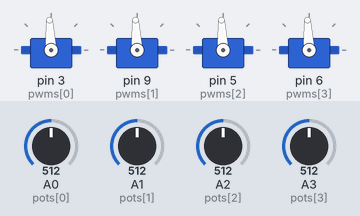
Recording of a sketch running on a simulated Arduino Uno, built with avr-gcc and run on an emulated ATmega328P. Shown: 4 × servo. The inputs (shaded band) are chosen by the test bench; at power-on: A0 (pots[0]) = 512, A1 (pots[1]) = 512, A2 (pots[2]) = 512, A3 (pots[3]) = 512.

Above: at 1.2 s.
1.3 s: A0 (pots[0]) set to 716
At 2.5 s:
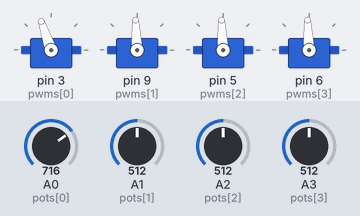
2.8 s: A1 (pots[1]) set to 716
At 3.7 s:
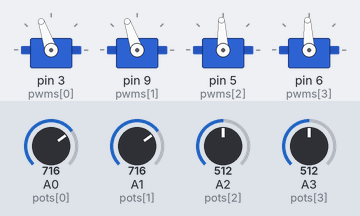
4.3 s: A2 (pots[2]) set to 716
At 4.8 s:
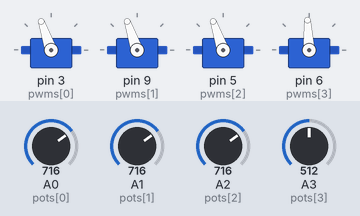
5.8 s: A3 (pots[3]) set to 716
At 7.0 s:
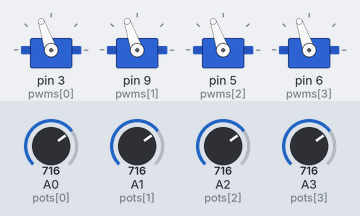
7.3 s: A0 (pots[0]) set to 992
At 8.3 s:
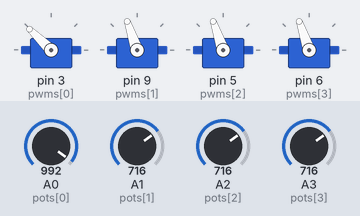
8.8 s: A1 (pots[1]) set to 992
At 9.4 s:
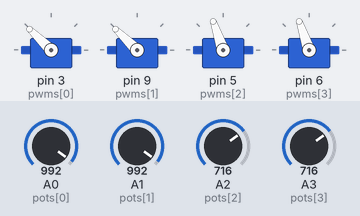
Timing chart, 0 to 11.3 s (numbered marks = the images above; inputs shaded):
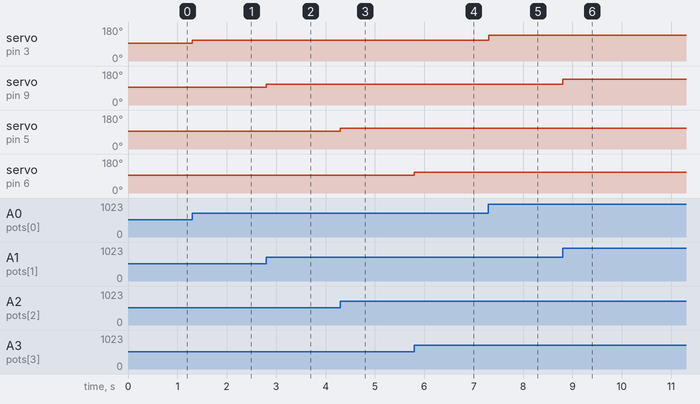

Measured:
- after the input at 1.3 s, servo on pin 3 (pwms[0]): 93° → 109° at once
- after the input at 2.8 s, servo on pin 9 (pwms[1]): 93° → 109° at once
- after the input at 4.3 s, servo on pin 5 (pwms[2]): 93° → 109° at once
- after the input at 5.8 s, servo on pin 6 (pwms[3]): 93° → 109° at once
- after the input at 7.3 s, servo on pin 3 (pwms[0]): 109° → 136° at once
- after the input at 8.8 s, servo on pin 9 (pwms[1]): 109° → 136° at once

The sketch:

controls.ino
```cpp
#include <Servo.h>

const int n = 4;

const int minVal = 1000;
const int midVal = 1500;
const int maxVal = 2000;
const int width = 25;

int pots[] = {A0, A1, A2, A3};  // A0 A1
int pwms[] = {3, 9, 5, 6};      // 3 5
int mids[] = {512, 512, 512, 512};
bool hasStarted[] = {false, false, false, false};
Servo outputs[n];

void setup() {
  for (int i = 0; i < n; i++) {
    pinMode(pots[i], INPUT);
    outputs[i].attach(pwms[i]);
  }
}

int deadband(int potVal, int potID) {
  int inputMid = mids[potID];  // mid point for the specified potentiometer
  int slope =
      (midVal - minVal) /
      (inputMid -
       width);  // calculate the slope (change in output / change in input)

  // Check if we have reached deadband yet
  if (!hasStarted[potID]) {
    // if we're in the dead band then save that we've reached the deadband!
    if (abs(potVal - inputMid) < width) {
      hasStarted[potID] = true;
    }

    // return mid val (0% power) until we have reached the deadband at some
    // point
    return midVal;
  } else {
    // We HAVE reached the deadband at some point, use normal re-linearization
    // logic

    // check if currently in deadband
    if (abs(potVal - inputMid) < width) {
      return midVal;  // return 0% power if in deadband

    } else if (potVal < inputMid) {
      // check if we're to the left of the deadband
      return minVal +
             slope * potVal;  // return the relinearized ouput (y = b + mx)

    } else {
      // if we're not in the deadband or to the left of the deadband then we are
      // to the right of it
      return minVal +
             slope * (potVal - (width * 2));  // output relinearization but
                                              // account for 2x deadband width
    }
  }
}

void loop() {
  for (int i = 0; i < n; i++) {
    outputs[i].writeMicroseconds(deadband(analogRead(pots[i]), i));
  }
}
```
